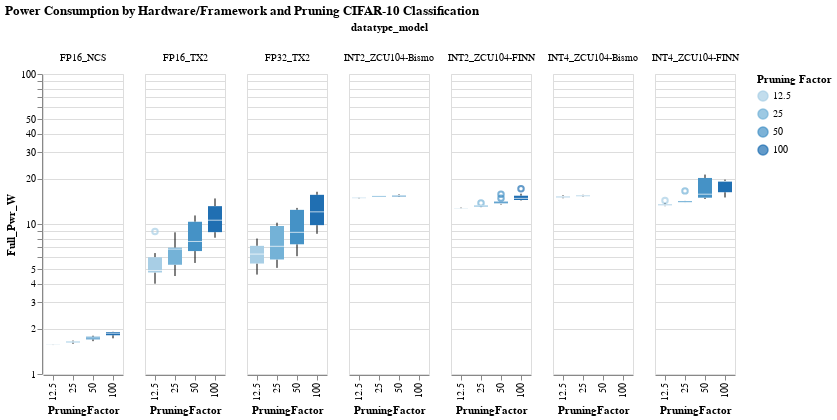

Source (notebook cell):
### Code cell
#hide_input
#%run scripts/altair_plots.py  #run the plot script if it wasn't previously run
boxplot(df=cnv_df_tmp, 
        xaxis='PruningFactor', 
        yaxis="Full_Pwr_W", 
        color_col= 'PruningFactor', 
        facet_column='datatype_model', 
        title="Power Consumption by Hardware/Framework and Pruning CIFAR-10 Classification")

### Figure 1 — Vega-Lite specification as saved in the notebook (floating-point values rounded to 4 significant figures; data arrays with more than 128 entries replaced by an {"elided": "..."} marker saying what was removed)
{"config": {"view": {"continuousWidth": 400, "continuousHeight": 300}}, "data": {"name": "data-ee392588cbc126ffbb1102d969aff165"}, "facet": {"column": {"type": "nominal", "field": "datatype_model"}}, "spec": {"mark": "boxplot", "encoding": {"color": {"type": "ordinal", "field": "PruningFactor", "title": "Pruning Factor"}, "x": {"type": "ordinal", "field": "PruningFactor"}, "y": {"type": "quantitative", "field": "Full_Pwr_W", "scale": {"type": "log"}, "title": "Full_Pwr_W"}}, "selection": {"selector010": {"type": "interval", "bind": "scales", "encodings": ["x", "y"]}}}, "title": "Power Consumption by Hardware/Framework and Pruning CIFAR-10 Classification", "$schema": "https://vega.github.io/schema/vega-lite/v4.0.2.json", "datasets": {"data-ee392588cbc126ffbb1102d969aff165": {"elided": "175 records"}}}
